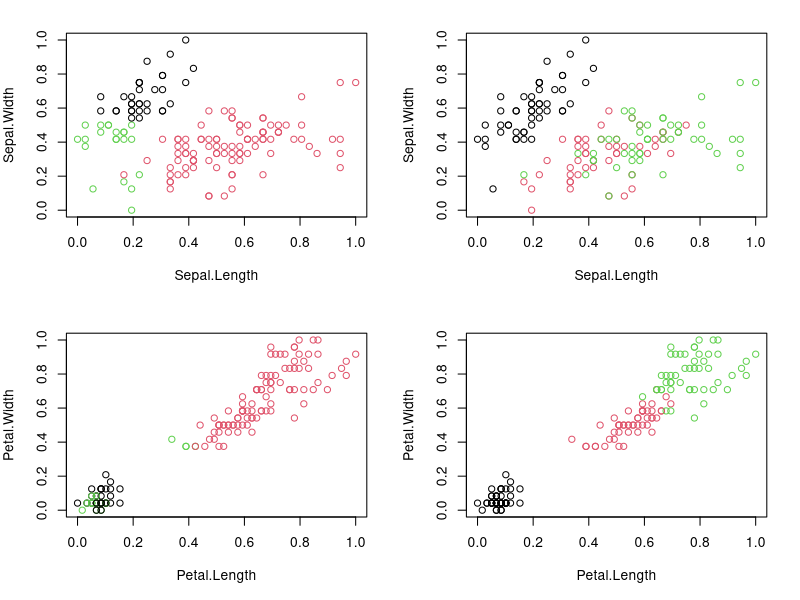

This figure's R source:
#k-Means Clustering demo on Iris flower set




################FIRST LOAD AND VIEW THE DATA SET##########################

# step 01 - Load necessary data sets
data("iris")

# step 02 - View structure of data sets
str(iris)

# step 03 - view a statistical summary of data set
summary(iris)

# step 04 - view top data of iris data sets in table manner
head(iris)





################NOW PRE PROCESS THE DATA SET##############################

#Since clustering is a type of Unsupervised Learning, we would not require Class 
#Label(output) during execution of our algorithm. We will, therefore, remove Class 
# Attribute "Species" and store it in another variable.We would then normalize the 
#attributes between 0 and 1 using our own function.

# step 05 - remove the class species from the data set
iris.new<- iris[,c(1,2,3,4)]

# step 06 view new iris data set
head(iris.new)

# step 07 - store the removes class species in a new variable
iris.class<- iris[,("Species")]

# step 08 - step 06 view removed iris data set
head(iris.class)

# step 09 - now to normalize the data set between 0 and 1 first initialize the function
normalize <- function(x){return((x-min(x))/ (max(x)-min(x)))}

# step 10 - now apply the above function to each class in the given new data set
iris.new$Sepal.Length<- normalize(iris.new$Sepal.Length)
iris.new$Sepal.Width<- normalize(iris.new$Sepal.Width)
iris.new$Petal.Length<- normalize(iris.new$Petal.Length)
iris.new$Petal.Width<- normalize(iris.new$Petal.Width)

# step 11 - now view the newly normalized data set
head(iris.new)





####################Apply k-means clustering algorithm##########################

# step 12 - now apply the k means clustering data set to the pre-processed data set
# we  assume 3 as the number of centroids in the k means clustering
result<- kmeans(iris.new,3)

# step 13 - now visualizes the number of records processed in each cluster
result$size

# step 14 - check the center values of each cluster 
result$centers

# step 14 - check the cluster vectors where each value falls 
result$cluster







#####################Verify Results of Clustering##################################
#To verify the resultants of the k means clustering process plot each items and check with the removes items

# step 15 - First before plotting the graphs set the order how you going to organize the graphs in the given plot space
# par means parameters, mfrow means matrix 2*2 which make space for 4 graphs side by side 
#, mar means margin around each graph (bottom,left,top,right)
par(mfrow=c(2,2), mar=c(5,4,2,2))

# step 16 - # Plot to see how Sepal.Length and Sepal.Width data points have been distributed in clusters
plot(iris.new[c(1,2)], col=result$cluster )

# step 17 - # Plot to see how Sepal.Length and Sepal.Width data points have been distributed originally as per 
#"class" attribute in dataset
plot(iris.new[c(1,2)], col=iris.class)

# step 18 - # Plot to see how Petal.Length and Petal.Width data points have been distributed in clusters
plot(iris.new[c(3,4)], col=result$cluster)

# step 19 - # Plot to see how Petal.Length and Petal.Width data points have been distributed originally as per 
#"class" attribute in dataset
plot(iris.new[c(3,4)], col=iris.class)

# step 20  - view the data in a table
table(result$cluster,iris.class)

# finally check the accuracy of the final output

      #Total number of correctly classified instances are: 36 + 47 + 50= 133
      #Total number of incorrectly classified instances are: 3 + 14= 17
      #Accuracy = 133/(133+17) = 0.88 i.e our model has achieved 88% accuracy!













